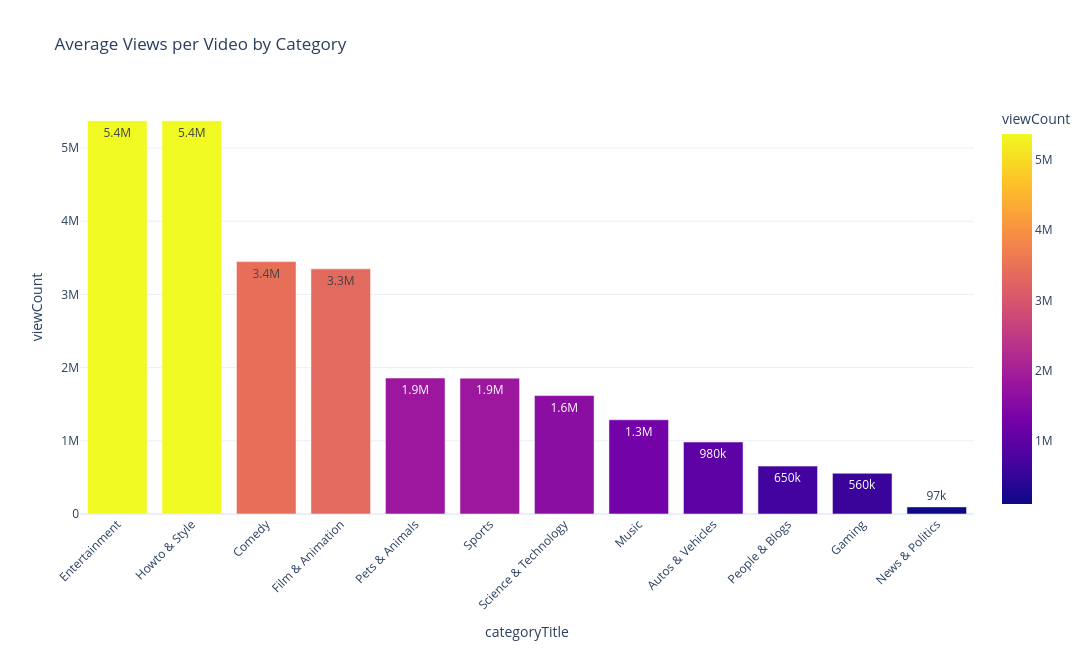

Write notebook code for a chart like this one.
### Code cell
cat_views = videos_df.groupby('categoryTitle', dropna=False)['viewCount'].mean().reset_index()
cat_views = cat_views.sort_values('viewCount', ascending=False)
fig_bar = px.bar(cat_views, x='categoryTitle', y='viewCount', title='Average Views per Video by Category',color='viewCount',
                 text_auto='.2s')
fig_bar.update_layout(xaxis_tickangle=-45, template='plotly_white', width=1100, height=650)
fig_bar.show()

### Figure 1 — Plotly figure (JSON) as saved in the notebook; plotly's stock layout.template omitted (floating-point values rounded to 4 significant figures)
{"data": [{"alignmentgroup": "True", "hovertemplate": "categoryTitle=%{x}<br>viewCount=%{marker.color}<extra></extra>", "legendgroup": "", "marker": {"color": [5373000.0, 5372000.0, 3448000.0, 3349000.0, 1857000.0, 1856000.0, 1618000.0, 1287000.0, 983500.0, 654200.0, 556500.0, 97030.0], "coloraxis": "coloraxis", "pattern": {"shape": ""}}, "name": "", "offsetgroup": "", "orientation": "v", "showlegend": false, "textposition": "auto", "texttemplate": "%{y:.2s}", "type": "bar", "x": ["Entertainment", "Howto & Style", "Comedy", "Film & Animation", "Pets & Animals", "Sports", "Science & Technology", "Music", "Autos & Vehicles", "People & Blogs", "Gaming", "News & Politics"], "xaxis": "x", "y": [5373000.0, 5372000.0, 3448000.0, 3349000.0, 1857000.0, 1856000.0, 1618000.0, 1287000.0, 983500.0, 654200.0, 556500.0, 97030.0], "yaxis": "y"}], "layout": {"barmode": "relative", "coloraxis": {"colorbar": {"title": {"text": "viewCount"}}, "colorscale": [[0, "#0d0887"], [0.1111, "#46039f"], [0.2222, "#7201a8"], [0.3333, "#9c179e"], [0.4444, "#bd3786"], [0.5556, "#d8576b"], [0.6667, "#ed7953"], [0.7778, "#fb9f3a"], [0.8889, "#fdca26"], [1, "#f0f921"]]}, "height": 650, "legend": {"tracegroupgap": 0}, "title": {"text": "Average Views per Video by Category"}, "width": 1100, "xaxis": {"anchor": "y", "domain": [0, 1], "tickangle": -45, "title": {"text": "categoryTitle"}}, "yaxis": {"anchor": "x", "domain": [0, 1], "title": {"text": "viewCount"}}}}
